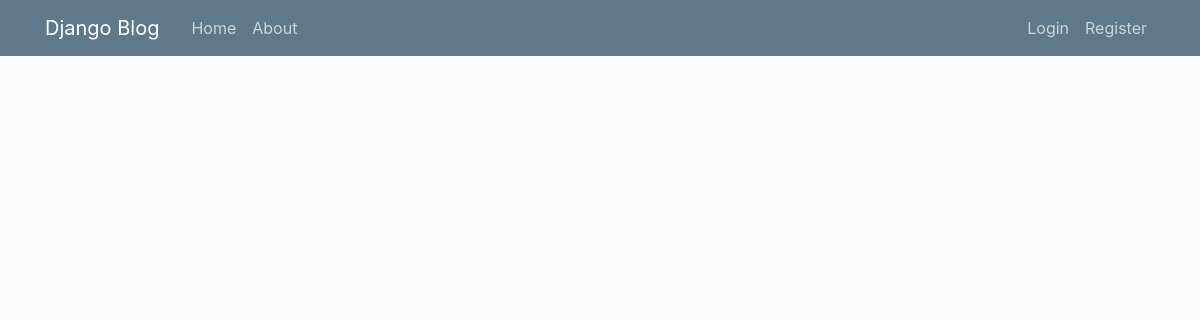
The page /blog/ on the database as committed earlier.
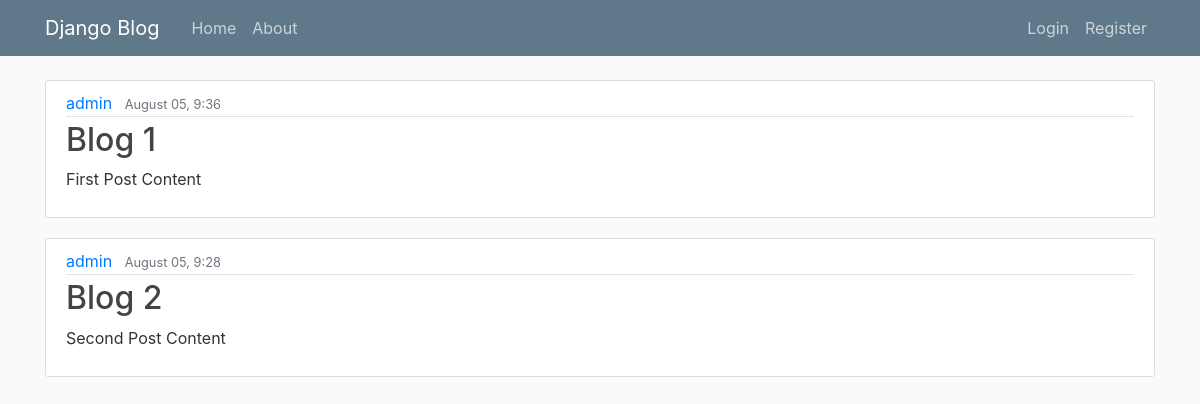
The same page on the database as committed later.
### blog/models.py (models this page shows, shortened)
class Post(models.Model):
    title = models.CharField(max_length=100)
    content = models.TextField()
    date_posted = models.DateTimeField(default=timezone.now )  # to modify by the admin
    author = models.ForeignKey(User, on_delete=models.CASCADE)

### blog/views.py (the view)
# urls.py: path('', views.home, name = 'blog-home'),
def home(request):
    context = {'posts': Post.objects.all() }
    return render(request, 'blog/home.html', context)

### blog/templates/blog/home.html
{% extends "blog/base.html" %}
{% block content %}
    {% for post in posts %}
        <article class="media content-section">
          <div class="media-body">
            <div class="article-metadata">
              <a class="mr-2" href="#">{{ post.author }}</a>
              <small class="text-muted">{{ post.date_posted|date:"F d, G:s" }}</small>
            </div>
            <h2><a class="article-title" href="#">{{ post.title }}</a></h2>
            <p class="article-content">{{ post.content }}</p>
          </div>
        </article>
    {% endfor %}
{% endblock content %}

### blog/templates/blog/base.html (shortened to what this page needs)
{% load static %}
<!DOCTYPE html>
<html>
<head>
    <link rel="stylesheet" href="https://maxcdn.bootstrapcdn.com/bootstrap/4.0.0/css/bootstrap.min.css">
    <link rel="stylesheet" type="text/css" href="{% static 'blog/main.css' %}">
</head>
<body>
    <header class="site-header">
      <nav class="navbar navbar-expand-md navbar-dark bg-steel fixed-top">
        <div class="container">
          <a class="navbar-brand mr-4" href="{% url 'blog-home' %}">Django Blog</a>
          <div class="collapse navbar-collapse" id="navbarToggle">
            <div class="navbar-nav mr-auto">
              <a class="nav-item nav-link" href="{% url 'blog-home' %}">Home</a>
              <a class="nav-item nav-link" href="{% url 'blog-about' %}">About</a>
            </div>
            <div class="navbar-nav">
              {% if user.is_authenticated %}
                <a class="nav-item nav-link" href="{% url 'logout' %}">Logout</a>
                <a class="nav-item nav-link" href="{% url 'register' %}">Register</a>
              {% else %}
                <a class="nav-item nav-link" href="{% url 'login' %}">Login</a>
                <a class="nav-item nav-link" href="{% url 'register' %}">Register</a>
              {% endif %}
            </div>
          </div>
        </div>
      </nav>
    </header>
    <main role="main" class="container">
      <div class="row">
        <div class="col-md-12">
          {% block content %}{% endblock %}
        </div>
      </div>
    </main>
</body>
</html>

### blog/static/blog/main.css (style rules this page uses)
body { background: #fafafa; color: #333333; margin-top: 5rem; }
h1, h2, h3, h4, h5, h6 { color: #444444; }
.bg-steel { background-color: #5f788a; }
.site-header .navbar-nav .nav-link { color: #cbd5db; }
.content-section { background: #ffffff; padding: 10px 20px; border: 1px solid #dddddd; border-radius: 3px; margin-bottom: 20px; }
.article-title { color: #444444; }
.article-content { white-space: pre-line; }
.article-metadata { padding-bottom: 1px; margin-bottom: 4px; border-bottom: 1px solid #e3e3e3 }

Rows that differ between the two databases and show on the page:
added Post: author "admin", date_posted "August 05, 9:36", title "Blog 1", content "First Post Content"
added Post: author "admin", date_posted "August 05, 9:28", title "Blog 2", content "Second Post Content"
